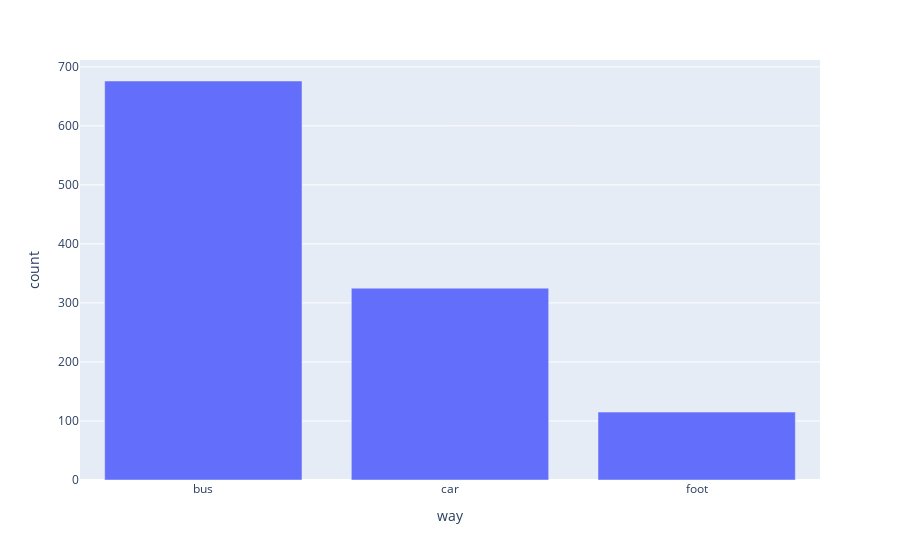

This figure's notebook cell:
### Code cell
fig = px.bar(data["way"].value_counts().reset_index().rename(columns={"way": "count", "index": "way"}), x="way", y="count")
fig.show()

### Figure 1 — Plotly figure (JSON) as saved in the notebook; plotly's stock layout.template omitted (floating-point values rounded to 4 significant figures)
{"data": [{"alignmentgroup": "True", "hovertemplate": "way=%{x}<br>count=%{y}<extra></extra>", "legendgroup": "", "marker": {"color": "#636efa", "pattern": {"shape": ""}}, "name": "", "offsetgroup": "", "orientation": "v", "showlegend": false, "textposition": "auto", "type": "bar", "x": ["bus", "car", "foot"], "xaxis": "x", "y": [676, 325, 115], "yaxis": "y"}], "layout": {"barmode": "relative", "legend": {"tracegroupgap": 0}, "margin": {"t": 60}, "xaxis": {"anchor": "y", "domain": [0, 1], "title": {"text": "way"}}, "yaxis": {"anchor": "x", "domain": [0, 1], "title": {"text": "count"}}}}
